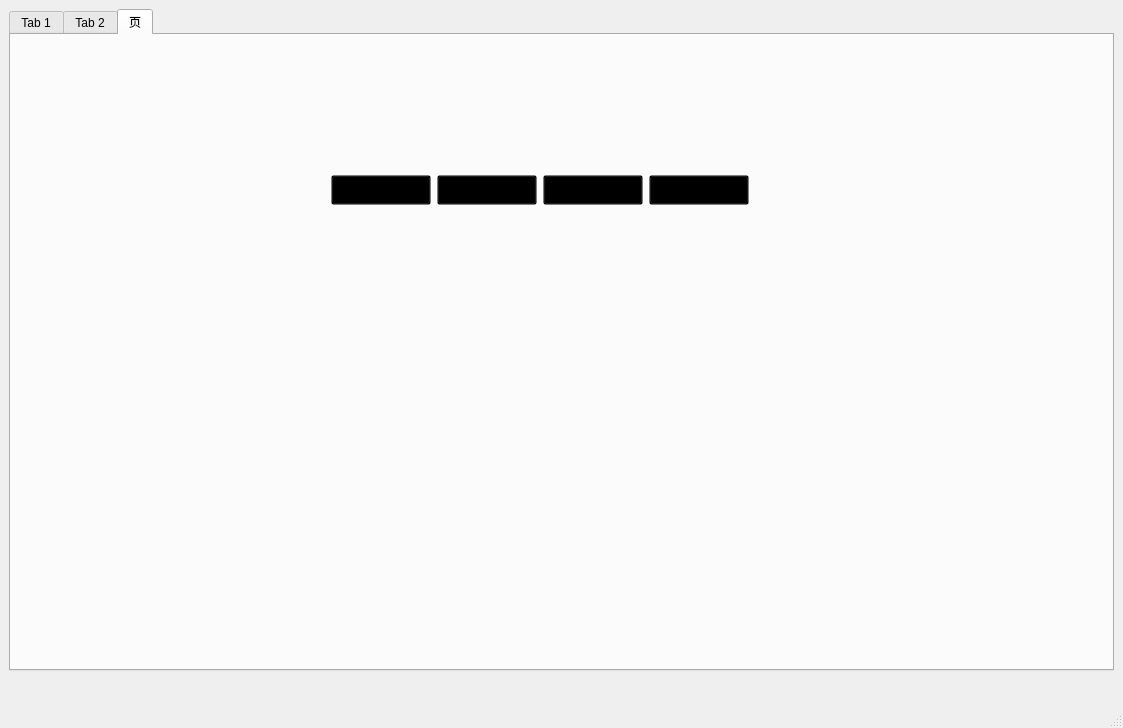
<?xml version="1.0" encoding="UTF-8"?>
<ui version="4.0">
 <class>MainWindow</class>
 <widget class="QMainWindow" name="MainWindow">
  <property name="geometry">
   <rect>
    <x>0</x>
    <y>0</y>
    <width>1123</width>
    <height>728</height>
   </rect>
  </property>
  <property name="windowTitle">
   <string>MainWindow</string>
  </property>
  <widget class="QWidget" name="centralwidget">
   <layout class="QGridLayout" name="gridLayout_5">
    <item row="0" column="0">
     <layout class="QVBoxLayout" name="verticalLayout_2" stretch="1,0">
      <item>
       <widget class="QTabWidget" name="tabWidget">
        <property name="currentIndex">
         <number>2</number>
        </property>
        <widget class="QWidget" name="tab">
         <attribute name="title">
          <string>Tab 1</string>
         </attribute>
         <layout class="QGridLayout" name="gridLayout_4">
          <item row="0" column="0">
           <layout class="QVBoxLayout" name="verticalLayout" stretch="0,1,1">
            <item>
             <layout class="QHBoxLayout" name="horizontalLayout_2">
              <item>
               <widget class="QPushButton" name="pushButton_commonPlot">
                <property name="text">
                 <string>Common</string>
                </property>
               </widget>
              </item>
              <item>
               <widget class="QPushButton" name="pushButton_logPlot">
                <property name="text">
                 <string>Log</string>
                </property>
               </widget>
              </item>
              <item>
               <spacer name="horizontalSpacer">
                <property name="orientation">
                 <enum>Qt::Horizontal</enum>
                </property>
                <property name="sizeHint" stdset="0">
                 <size>
                  <width>40</width>
                  <height>20</height>
                 </size>
                </property>
               </spacer>
              </item>
             </layout>
            </item>
            <item>
             <layout class="QHBoxLayout" name="horizontalLayout" stretch="1,0">
              <item>
               <widget class="QStackedWidget" name="stackedWidget_table">
                <property name="currentIndex">
                 <number>0</number>
                </property>
                <widget class="QWidget" name="page_commonTable">
                 <layout class="QGridLayout" name="gridLayout_3">
                  <item row="0" column="0">
                   <widget class="QTableView" name="tableView_commonTable"/>
                  </item>
                 </layout>
                </widget>
                <widget class="QWidget" name="page_2"/>
               </widget>
              </item>
              <item>
               <widget class="QScrollArea" name="scrollArea">
                <property name="widgetResizable">
                 <bool>true</bool>
                </property>
                <widget class="QWidget" name="scrollAreaWidgetContents">
                 <property name="geometry">
                  <rect>
                   <x>0</x>
                   <y>0</y>
                   <width>69</width>
                   <height>273</height>
                  </rect>
                 </property>
                 <layout class="QGridLayout" name="gridLayout_100">
                  <item row="0" column="0">
                   <layout class="QVBoxLayout" name="verticalLayout_showCurve">
                    <item>
                     <spacer name="verticalSpacer_7">
                      <property name="orientation">
                       <enum>Qt::Vertical</enum>
                      </property>
                      <property name="sizeHint" stdset="0">
                       <size>
                        <width>20</width>
                        <height>340</height>
                       </size>
                      </property>
                     </spacer>
                    </item>
                   </layout>
                  </item>
                 </layout>
                </widget>
               </widget>
              </item>
             </layout>
            </item>
            <item>
             <widget class="QStackedWidget" name="stackedWidget_plot">
              <property name="currentIndex">
               <number>0</number>
              </property>
              <widget class="QWidget" name="page_commonPlot">
               <layout class="QGridLayout" name="gridLayout_2">
                <item row="0" column="0">
                 <widget class="QWidget" name="widget_commonPlot" native="true"/>
                </item>
               </layout>
              </widget>
              <widget class="QWidget" name="page_logPlot">
               <layout class="QGridLayout" name="gridLayout">
                <item row="0" column="0">
                 <widget class="QWidget" name="widget_logPlot" native="true"/>
                </item>
               </layout>
              </widget>
             </widget>
            </item>
           </layout>
          </item>
         </layout>
        </widget>
        <widget class="QWidget" name="tab_2">
         <attribute name="title">
          <string>Tab 2</string>
         </attribute>
         <layout class="QGridLayout" name="gridLayout_6">
          <item row="0" column="0">
           <layout class="QHBoxLayout" name="horizontalLayout_350">
            <property name="spacing">
             <number>15</number>
            </property>
            <item>
             <widget class="QGroupBox" name="groupBox_59">
              <property name="title">
               <string>工作日志</string>
              </property>
              <layout class="QGridLayout" name="gridLayout_63">
               <item row="0" column="0">
                <widget class="QTextBrowser" name="textBrowser_workLog"/>
               </item>
              </layout>
             </widget>
            </item>
            <item>
             <widget class="Line" name="line_3">
              <property name="orientation">
               <enum>Qt::Vertical</enum>
              </property>
             </widget>
            </item>
            <item>
             <layout class="QVBoxLayout" name="verticalLayout_175">
              <property name="spacing">
               <number>15</number>
              </property>
              <item>
               <widget class="QGroupBox" name="groupBox_60">
                <property name="title">
                 <string>操作日志</string>
                </property>
                <layout class="QGridLayout" name="gridLayout_65">
                 <item row="0" column="1">
                  <widget class="QTextBrowser" name="textBrowser_operatorLog"/>
                 </item>
                </layout>
               </widget>
              </item>
              <item>
               <widget class="Line" name="line_13">
                <property name="orientation">
                 <enum>Qt::Horizontal</enum>
                </property>
               </widget>
              </item>
              <item>
               <widget class="QGroupBox" name="groupBox_61">
                <property name="title">
                 <string>异常日志</string>
                </property>
                <layout class="QGridLayout" name="gridLayout_66">
                 <item row="0" column="0">
                  <widget class="QTextBrowser" name="textBrowser_errorLog"/>
                 </item>
                </layout>
               </widget>
              </item>
             </layout>
            </item>
           </layout>
          </item>
         </layout>
        </widget>
        <widget class="QWidget" name="tab_3">
         <attribute name="title">
          <string>页</string>
         </attribute>
         <widget class="QWidget" name="widget_slide" native="true">
          <property name="geometry">
           <rect>
            <x>320</x>
            <y>140</y>
            <width>571</width>
            <height>31</height>
           </rect>
          </property>
          <property name="styleSheet">
           <string notr="true">
QPushButton{
	background:transparent;
}</string>
          </property>
          <layout class="QHBoxLayout" name="horizontalLayout_4">
           <property name="leftMargin">
            <number>0</number>
           </property>
           <property name="topMargin">
            <number>0</number>
           </property>
           <property name="rightMargin">
            <number>0</number>
           </property>
           <property name="bottomMargin">
            <number>0</number>
           </property>
           <item>
            <widget class="QPushButton" name="pushButton_1">
             <property name="minimumSize">
              <size>
               <width>100</width>
               <height>30</height>
              </size>
             </property>
             <property name="maximumSize">
              <size>
               <width>100</width>
               <height>30</height>
              </size>
             </property>
             <property name="styleSheet">
              <string notr="true"/>
             </property>
             <property name="text">
              <string>btn1</string>
             </property>
            </widget>
           </item>
           <item>
            <widget class="QPushButton" name="pushButton_2">
             <property name="minimumSize">
              <size>
               <width>100</width>
               <height>30</height>
              </size>
             </property>
             <property name="maximumSize">
              <size>
               <width>100</width>
               <height>30</height>
              </size>
             </property>
             <property name="text">
              <string>btn2</string>
             </property>
            </widget>
           </item>
           <item>
            <widget class="QPushButton" name="pushButton_3">
             <property name="minimumSize">
              <size>
               <width>100</width>
               <height>30</height>
              </size>
             </property>
             <property name="maximumSize">
              <size>
               <width>100</width>
               <height>30</height>
              </size>
             </property>
             <property name="text">
              <string>btn3</string>
             </property>
            </widget>
           </item>
           <item>
            <widget class="QPushButton" name="pushButton_4">
             <property name="minimumSize">
              <size>
               <width>100</width>
               <height>30</height>
              </size>
             </property>
             <property name="maximumSize">
              <size>
               <width>100</width>
               <height>30</height>
              </size>
             </property>
             <property name="text">
              <string>btn4</string>
             </property>
            </widget>
           </item>
           <item>
            <spacer name="horizontalSpacer_3">
             <property name="orientation">
              <enum>Qt::Horizontal</enum>
             </property>
             <property name="sizeHint" stdset="0">
              <size>
               <width>40</width>
               <height>20</height>
              </size>
             </property>
            </spacer>
           </item>
          </layout>
         </widget>
        </widget>
       </widget>
      </item>
      <item>
       <layout class="QHBoxLayout" name="horizontalLayout_3">
        <item>
         <spacer name="horizontalSpacer_2">
          <property name="orientation">
           <enum>Qt::Horizontal</enum>
          </property>
          <property name="sizeHint" stdset="0">
           <size>
            <width>40</width>
            <height>20</height>
           </size>
          </property>
         </spacer>
        </item>
        <item>
         <widget class="QLabel" name="label_dbSta">
          <property name="sizePolicy">
           <sizepolicy hsizetype="Preferred" vsizetype="Preferred">
            <horstretch>0</horstretch>
            <verstretch>0</verstretch>
           </sizepolicy>
          </property>
          <property name="minimumSize">
           <size>
            <width>20</width>
            <height>20</height>
           </size>
          </property>
          <property name="maximumSize">
           <size>
            <width>20</width>
            <height>20</height>
           </size>
          </property>
          <property name="text">
           <string/>
          </property>
         </widget>
        </item>
       </layout>
      </item>
     </layout>
    </item>
   </layout>
  </widget>
  <widget class="QMenuBar" name="menubar">
   <property name="geometry">
    <rect>
     <x>0</x>
     <y>0</y>
     <width>1123</width>
     <height>23</height>
    </rect>
   </property>
  </widget>
  <widget class="QStatusBar" name="statusbar"/>
 </widget>
 <resources/>
 <connections/>
</ui>
